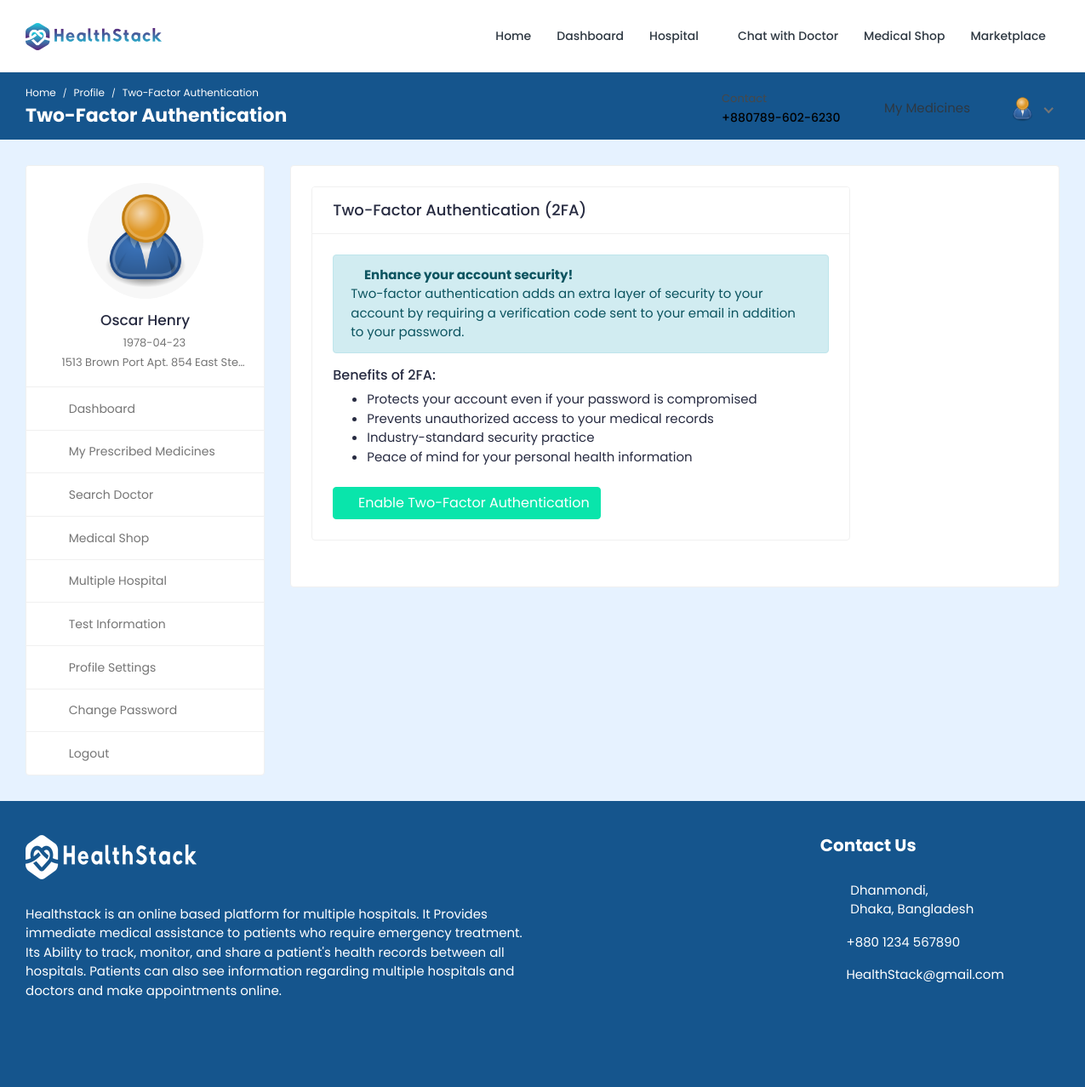
The app's page /setup-2fa/ (signed in) with its own data.
### hospital/models.py (models this page shows, shortened)
class Patient(models.Model):
    patient_id = models.AutoField(primary_key=True)
    user = models.OneToOneField(User, on_delete=models.CASCADE, null=True, blank=True, related_name='patient')
    name = models.CharField(max_length=200, null=True, blank=True)
    username = models.CharField(max_length=200, null=True, blank=True)
    age = models.IntegerField(null=True, blank=True)
    email = models.EmailField(max_length=200, null=True, blank=True)
    phone_number = models.CharField(max_length=20, null=True, blank=True)
    address = models.CharField(max_length=200, null=True, blank=True)
    featured_image = models.ImageField(upload_to='patients/', default='patients/user-default.png', null=True, blank=True)
    blood_group = models.CharField(max_length=200, null=True, blank=True)
    history = models.CharField(max_length=200, null=True, blank=True)
    dob = models.CharField(max_length=200, null=True, blank=True)
    nid = models.CharField(max_length=200, null=True, blank=True)
    serial_number = models.CharField(max_length=200, null=True, blank=True)
    login_status = models.CharField(max_length=200, null=True, blank=True, default="offline")

### hospital/views.py (the view, shortened to what this page needs)
# urls.py: path('setup-2fa/', views.setup_two_factor, name='setup-2fa'),
@csrf_exempt
@login_required(login_url="unified-login")
def setup_two_factor(request):
    if request.user.is_patient:
        patient = Patient.objects.get(user=request.user)
        context = {
            'patient': patient,
            'two_factor_enabled': request.user.two_factor_enabled
        }
        return render(request, 'setup-2fa.html', context)
    else:
        return redirect('logout')

### templates/setup-2fa.html (shortened to what this page needs)
{% load static %}
<!DOCTYPE html>
<html lang="en">
<head>
    <link rel="stylesheet" href="{% static 'HealthStack-System/css/Normal/bootstrap.min.css' %}" />
    <link rel="stylesheet" href="{% static 'HealthStack-System/plugins/Normal/fontawesome/css/fontawesome.min.css' %}" />
    <link rel="stylesheet" href="{% static 'HealthStack-System/plugins/Normal/fontawesome/css/all.min.css' %}" />
    <link rel="stylesheet" href="{% static 'HealthStack-System/css/Normal/style.css' %}" />
</head>
<body>
    <div class="main-wrapper">
        <header class="header">
            {% include 'patient_navbar.html' %}
        </header>
        <div class="breadcrumb-bar">
            <div class="container-fluid">
                <div class="row align-items-center">
                    <div class="col-md-12 col-12">
                        <nav aria-label="breadcrumb" class="page-breadcrumb">
                            <ol class="breadcrumb">
                                <li class="breadcrumb-item"><a href="{% url 'patient-dashboard' %}">Home</a></li>
                                <li class="breadcrumb-item"><a href="{% url 'profile-settings' %}">Profile</a></li>
                                <li class="breadcrumb-item active" aria-current="page">Two-Factor Authentication</li>
                            </ol>
                        </nav>
                        <h2 class="breadcrumb-title">Two-Factor Authentication</h2>
                    </div>
                </div>
            </div>
        </div>
        <div class="content">
            <div class="container-fluid">
                <div class="row">
                    <div class="col-md-5 col-lg-4 col-xl-3 theiaStickySidebar">
                        {% include 'patient-sidebar.html' %}
                    </div>
                    <div class="col-md-7 col-lg-8 col-xl-9">
                        <div class="card">
                            <div class="card-body">
                                <div class="row">
                                    <div class="col-md-12 col-lg-9">
                                        <div class="card">
                                            <div class="card-header">
                                                <h4 class="card-title">Two-Factor Authentication (2FA)</h4>
                                            </div>
                                            <div class="card-body">
                                                {% if not action_completed %}
                                                    {% if not two_factor_enabled %}
                                                        <div class="alert alert-info">
                                                            <i class="fas fa-info-circle"></i>
                                                            <strong>Enhance your account security!</strong><br>
                                                            Two-factor authentication adds an extra layer of security to your account by requiring a verification code sent to your email in addition to your password.
                                                        </div>
                                                        <div class="mb-4">
                                                            <h5>Benefits of 2FA:</h5>
                                                            <ul>
                                                                <li>Protects your account even if your password is compromised</li>
                                                                <li>Prevents unauthorized access to your medical records</li>
                                                                <li>Industry-standard security practice</li>
                                                                <li>Peace of mind for your personal health information</li>
                                                            </ul>
                                                        </div>
                                                        <form method="POST">
                                                            <button type="submit" class="btn btn-primary">
                                                                <i class="fas fa-shield-alt"></i> Enable Two-Factor Authentication
                                                            </button>
                                                        </form>
                                                    {% endif %}
                                                {% endif %}
                                            </div>
                                        </div>
                                    </div>
                                </div>
                            </div>
                        </div>
                    </div>
                </div>
            </div>
        </div>
        {% include 'footer.html' %}
    </div>
</body>
</html>

### templates/patient_navbar.html (shortened to what this page needs)
{% load static %}
<nav class="navbar navbar-expand-lg header-nav">
  <div class="navbar-header">
    <a href="{% url 'hospital_home'%}" class="navbar-brand logo">
      <img
        src="{% static 'HealthStack-System/images/Normal/logo.jpg' %}"
        class="img-fluid"
        alt="Logo"
      />
    </a>
  </div>
  <div class="main-menu-wrapper">
    <ul class="main-nav">
      <li>
        <a href="{% url 'hospital_home'%}">Home</a>
      </li>
      <li>
        <a href="{% url 'patient-dashboard' %}">Dashboard</a>
      </li>
      <li class="has-submenu">
        <a href="#">Hospital <i class="fas fa-chevron-down"></i></a>
      </li>
      {% if user.is_authenticated and user.is_patient %}
      <li>
        <a href="{% url 'chat-home' pk=user.id %}">Chat with Doctor</a>
      </li>
      {% endif %}
      <li>
        <a href="{% url 'pharmacy_shop' %}">Medical Shop</a>
      </li>
      <li class="has-submenu">
        <a href="#">Marketplace <i class="fas fa-chevron-down"></i></a>
      </li>
    </ul>
  </div>
  <ul class="nav header-navbar-rht">
    <li class="nav-item contact-item">
      <div class="header-contact-img">
        <i class="far fa-hospital"></i>
      </div>
      <div class="header-contact-detail">
        <p class="contact-header">Contact</p>
        <p class="contact-info-header">+880{{patient.phone_number}}</p>
      </div>
    </li>
    <li class="nav-item">
        <a class="nav-link" href="{% url 'patient-prescription-medicines' %}">
            <i class="fas fa-pills"></i> My Medicines
        </a>
    </li>
    <li class="nav-item dropdown has-arrow logged-item">
      <a href="#" class="dropdown-toggle nav-link" data-toggle="dropdown">
        <span class="user-img">
          {% if patient.featured_image %}
          <img class="rounded-circle" src="{{ patient.featured_image.url }}" width="31" alt="{{ patient.name }}">
          {% else %}
          <img class="rounded-circle" src="{% static 'HealthStack-System/images/Normal/patients/user-default.png' %}" width="31" alt="User">
          {% endif %}
        </span>
      </a>
    </li>
  </ul>
</nav>

### templates/patient-sidebar.html
{% load static %}
    <div class="profile-sidebar">
      <div class="widget-profile pro-widget-content">
        <div class="profile-info-widget">
          <a href="#" class="booking-doc-img">
            <img
              src="{{ patient.featured_image.url }}"
              alt="User Image"
            />
          </a>
          <div class="profile-det-info">
            <h3>{{patient.name}}</h3>
            <div class="patient-details">
              <h5>
                <i class="fas fa-birthday-cake"></i> {{ patient.dob }}
              </h5>
              <h5 class="mb-0">
                <i class="fas fa-map-marker-alt"></i>
                {{ patient.address }}
              </h5>
            </div>
          </div>
        </div>
      </div>
      <div class="dashboard-widget">
        <nav class="dashboard-menu sidebar">
          <ul>
            <li>
              <a href="{% url 'patient-dashboard' %}">
                <i class="fas fa-columns"></i>
                <span>Dashboard</span>
              </a>
            </li>
            <li>
                                <a href="{% url 'patient-prescription-medicines' %}">
                                    <i class="fas fa-pills"></i>
                                    <span>My Prescribed Medicines</span>
                                </a>
                            </li>
            <li class="nav-item has-submenu">
              <a href="{% url 'search' %}">
                <i class="fas fa-user-md"></i>
                <span>Search Doctor</span>
              </a>
            </li>
            <li class="has-submenu">
              <a href="{% url 'pharmacy_shop' %}" class="nav-link">
                <i class="fas fa-capsules"></i>
                <span>Medical Shop</span>
              </a>
            </li>
            <li>
                <a href="{% url 'multiple-hospital' %}">
                  <i class="fas fa-hospital"></i>
                  <span>Multiple Hospital</span>
                </a>
            </li>
            <li>
              <a href="{% url 'doctor-test-list'%}" target="_blank">
                <i class="fas fa-hourglass-start"></i>
                <span>Test Information</span>
              </a>
            </li>
            <li>
              <a href="{% url 'profile-settings' %}">
                <i class="fas fa-user-cog"></i>
                <span>Profile Settings</span>
              </a>
            </li>
            <li>
              <a href="{% url 'change-password' pk=user.id%}">
                <i class="fas fa-lock"></i>
                <span>Change Password</span>
              </a>
            </li>
            <li>
              <a href="{% url 'logout' %}">
                <i class="fas fa-sign-out-alt"></i>
                <span>Logout</span>
              </a>
            </li>
          </ul>
        </nav>
      </div>
    </div>

### records on screen
Patient: phone_number "789-602-6230", featured_image (placeholder picture), name "Oscar Henry", dob "1978-04-23", address "1513 Brown Port Apt. 854 East Ste…"
